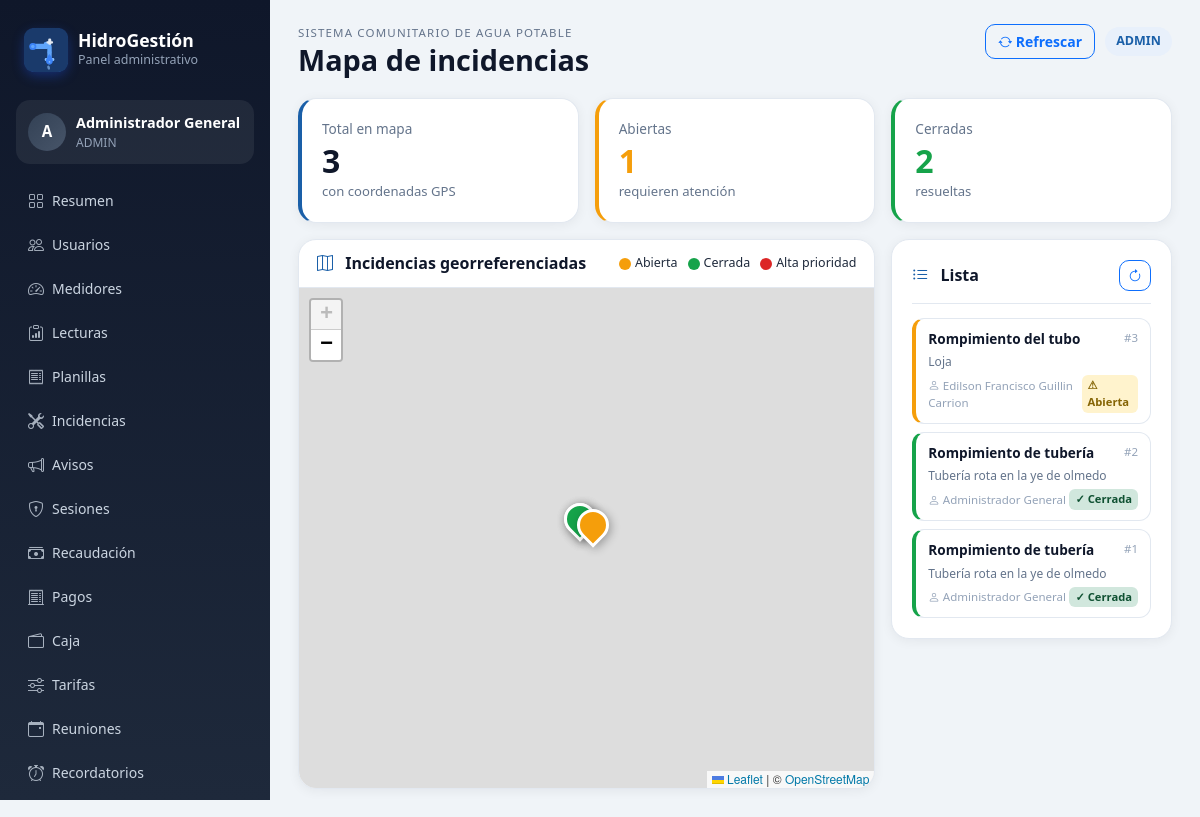
Before: /dashboard/mapa-incidencias (signed in) with the older database file.
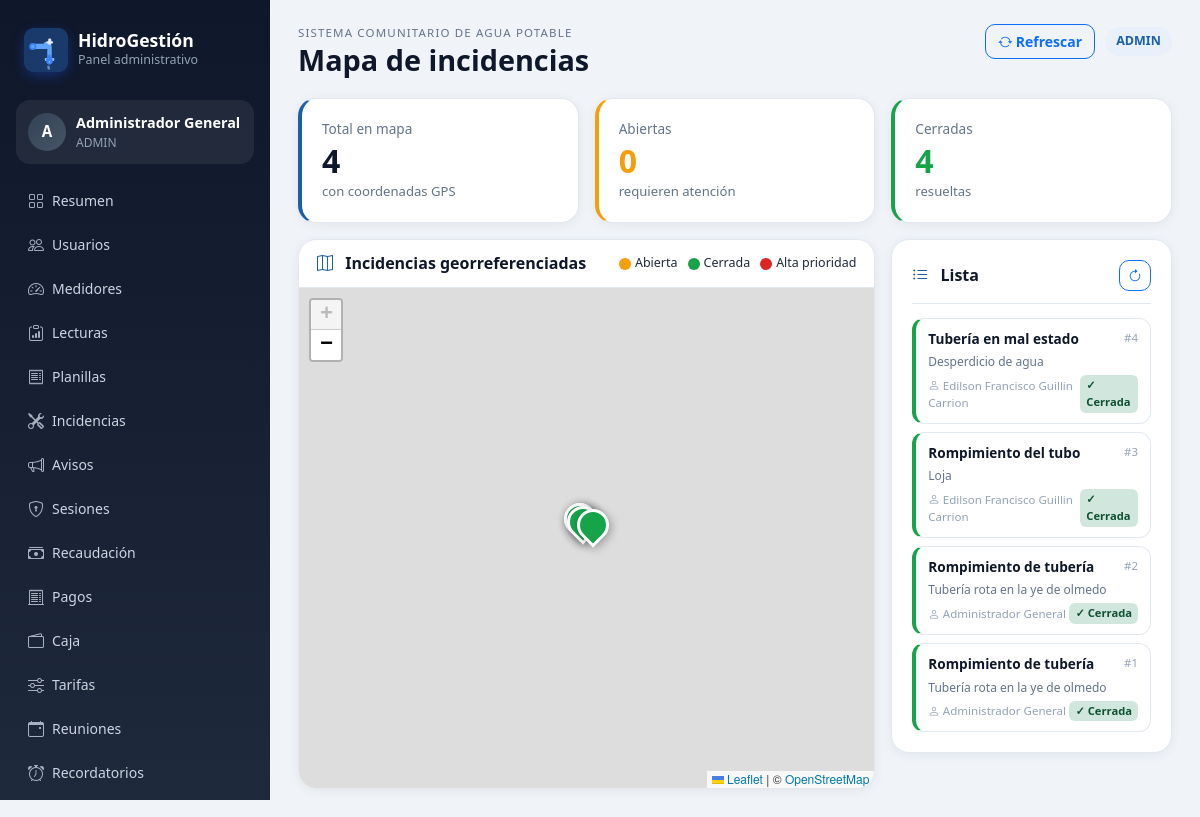
After: the same page with the newer database file.
### app/models.py (models this page shows)
class TimestampMixin:
    creado_en = db.Column(db.DateTime, default=datetime.utcnow, nullable=False)
    actualizado_en = db.Column(db.DateTime, onupdate=datetime.utcnow)

class Incidencia(TimestampMixin, db.Model):
    __tablename__ = 'incidencias'
    id = db.Column(db.Integer, primary_key=True)
    junta_id = db.Column(db.Integer, db.ForeignKey('juntas_agua.id'), nullable=False)
    reportado_por = db.Column(db.Integer, db.ForeignKey('usuarios.id'), nullable=False)
    vivienda_id = db.Column(db.Integer, db.ForeignKey('viviendas.id'))
    sector_id = db.Column(db.Integer, db.ForeignKey('sectores.id'))
    tipo_incidencia = db.Column(db.String(50), nullable=False)
    titulo = db.Column(db.String(150))
    descripcion = db.Column(db.Text, nullable=False)
    prioridad = db.Column(db.String(20), default='MEDIA', nullable=False)
    estado = db.Column(db.String(20), default='REPORTADA', nullable=False)
    visible_publicamente = db.Column(db.Boolean, default=True, nullable=False)
    fecha_reporte = db.Column(db.String(10), nullable=False)
    hora_reporte = db.Column(db.String(8), nullable=False)
    latitud = db.Column(db.Float)
    longitud = db.Column(db.Float)
    junta = db.relationship('JuntaAgua', backref='incidencias')
    usuario = db.relationship('Usuario', backref='incidencias_reportadas')
    vivienda = db.relationship('Vivienda', backref='incidencias')
    sector = db.relationship('Sector', backref='incidencias')

class Usuario(TimestampMixin, db.Model):
    __tablename__ = 'usuarios'
    id = db.Column(db.Integer, primary_key=True)
    rol_id = db.Column(db.Integer, db.ForeignKey('roles.id'), nullable=False)
    cedula = db.Column(db.String(20), unique=True)
    nombres = db.Column(db.String(120), nullable=False)
    apellidos = db.Column(db.String(120), nullable=False)
    telefono = db.Column(db.String(20))
    email = db.Column(db.String(120), unique=True)
    username = db.Column(db.String(80), unique=True)
    password_hash = db.Column(db.String(255), nullable=False)
    foto_perfil = db.Column(db.String(255))
    direccion_referencia = db.Column(db.String(255))
    estado = db.Column(db.String(20), default='ACTIVO', nullable=False)
    ultimo_login = db.Column(db.DateTime)
    rol = db.relationship('Rol', backref='usuarios')
    @property
    def nombre_completo(self) -> str:
        return f"{self.nombres} {self.apellidos}".strip()

### app/routes/dashboard.py (the view)
@dashboard_bp.get('/mapa-incidencias')
@dashboard_required
def mapa_incidencias_view():
    items = Incidencia.query.filter(Incidencia.latitud.isnot(None), Incidencia.longitud.isnot(None)).order_by(Incidencia.id.desc()).all()
    return render_template('dashboard/mapa_incidencias.html', items=items)

### app/routes/dashboard.py (called while the page is built)
def dashboard_required(view_func):
    from functools import wraps
    @wraps(view_func)
    def wrapper(*args, **kwargs):
        if not session.get('web_user_id'):
            return redirect(url_for('dashboard.login_page'))
        return view_func(*args, **kwargs)
    return wrapper

### app/templates/dashboard/mapa_incidencias.html (shortened to what the changed rows need)
{% extends 'dashboard/base.html' %}
{% block page_title %}Mapa de incidencias{% endblock %}
{% block content %}
{% set total = items|length %}
{% set abiertas = items|rejectattr('estado','eq','CERRADA')|list|length %}
{% set cerradas = items|selectattr('estado','eq','CERRADA')|list|length %}
<div class="row g-3 mb-3">
    <div class="col-md-4">
        <div class="metric-card" style="border-left:4px solid #1a5fa8;">
            <div class="metric-card__label">Total en mapa</div>
            <div class="metric-card__value">{{ total }}</div>
            <div class="metric-card__hint">con coordenadas GPS</div>
        </div>
    </div>
    <div class="col-md-4">
        <div class="metric-card" style="border-left:4px solid #f59e0b;">
            <div class="metric-card__label">Abiertas</div>
            <div class="metric-card__value" style="color:#f59e0b;">{{ abiertas }}</div>
            <div class="metric-card__hint">requieren atención</div>
        </div>
    </div>
    <div class="col-md-4">
        <div class="metric-card" style="border-left:4px solid #16a34a;">
            <div class="metric-card__label">Cerradas</div>
            <div class="metric-card__value" style="color:#16a34a;">{{ cerradas }}</div>
            <div class="metric-card__hint">resueltas</div>
        </div>
    </div>
</div>
<div class="row g-3">
    <div class="col-lg-8">
        <div class="panel-card" style="padding:0;overflow:hidden;">
            <div style="padding:14px 18px;border-bottom:1px solid #e2e8f0;display:flex;justify-content:space-between;align-items:center;">
                <h3 style="margin:0;font-size:1rem;font-weight:700;color:#0f172a;">
                </h3>
                <div style="display:flex;gap:10px;font-size:.78rem;">
                </div>
            </div>
            <div id="map" style="height:500px;width:100%;"></div>
        </div>
    </div>
    <div class="col-lg-4">
        <div class="panel-card" style="max-height:560px;overflow-y:auto;">
            {% if items %}
            <div class="list-stack">
                {% for i in items %}
                <div id="item-{{ i.id }}"
                     onclick="focusMarker({{ loop.index0 }})"
                     style="
                        border:1px solid #e2e8f0;
                        border-radius:12px;
                        padding:10px 12px;
                        cursor:pointer;
                        border-left:4px solid
                        {% if i.estado == 'CERRADA' %}#16a34a
                        {% elif i.prioridad == 'ALTA' %}#dc2626
                        {% else %}#f59e0b{% endif %};
                        transition:all .2s;
                     "
                     onmouseover="this.style.boxShadow='0 4px 12px rgba(0,0,0,.1)';this.style.background='#f8fafc'"
                     onmouseout="this.style.boxShadow='none';this.style.background='#fff'">
                    <div style="display:flex;justify-content:space-between;align-items:flex-start;margin-bottom:4px;">
                        <span style="font-weight:700;font-size:.85rem;color:#0f172a;">
                            {{ i.titulo or i.tipo_incidencia }}
                        </span>
                        <span style="font-size:.72rem;color:#94a3b8;">#{{ i.id }}</span>
                    </div>
                    <div style="font-size:.75rem;color:#64748b;margin-bottom:4px;">
                        {{ i.descripcion[:60] ~ '...' if i.descripcion and i.descripcion|length > 60 else (i.descripcion or '') }}
                    </div>
                    <div style="display:flex;justify-content:space-between;align-items:center;">
                        <span style="font-size:.72rem;color:#94a3b8;">
                            <i class="bi bi-person"></i>
                            {{ i.usuario.nombre_completo if i.usuario else '-' }}
                        </span>
                        {% if i.estado == 'CERRADA' %}
                        <span style="padding:2px 6px;border-radius:6px;font-size:.7rem;font-weight:700;background:#d1e7dd;color:#0f5132;">✓ Cerrada</span>
                        {% else %}
                        <span style="padding:2px 6px;border-radius:6px;font-size:.7rem;font-weight:700;background:#fff3cd;color:#856404;">⚠ Abierta</span>
                        {% endif %}
                    </div>
                </div>
                {% endfor %}
            </div>
            {% else %}
            <div class="empty-state">
                <i class="bi bi-geo-alt-fill" style="font-size:2rem;display:block;margin-bottom:8px;color:#cbd5e1;"></i>
                No hay incidencias con coordenadas.
            </div>
            {% endif %}
        </div>
    </div>
</div>
<link rel="stylesheet" href="https://unpkg.com/leaflet@1.9.4/dist/leaflet.css"/>
{% endblock %}

Changed rows visible on the page:
added Incidencia: titulo "Tubería en mal estado", id "4", descripcion "Desperdicio de agua", usuario "Edilson Francisco Guillin Carrion", estado "✓ Cerrada"
changed Incidencia "Rompimiento del tubo": estado "⚠ Abierta" → "✓ Cerrada"
Other visible differences:
{{ total }}: "3" → "4"
{{ abiertas }}: "1" → "0"
{{ cerradas }}: "2" → "4"
